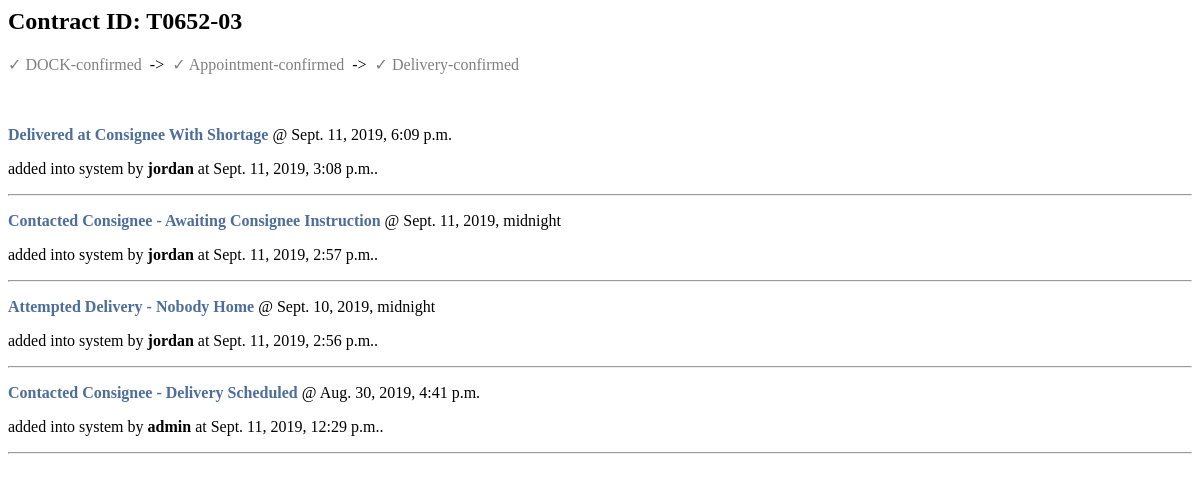
The page /contracts/1/milestones (signed in) on the database as committed earlier.
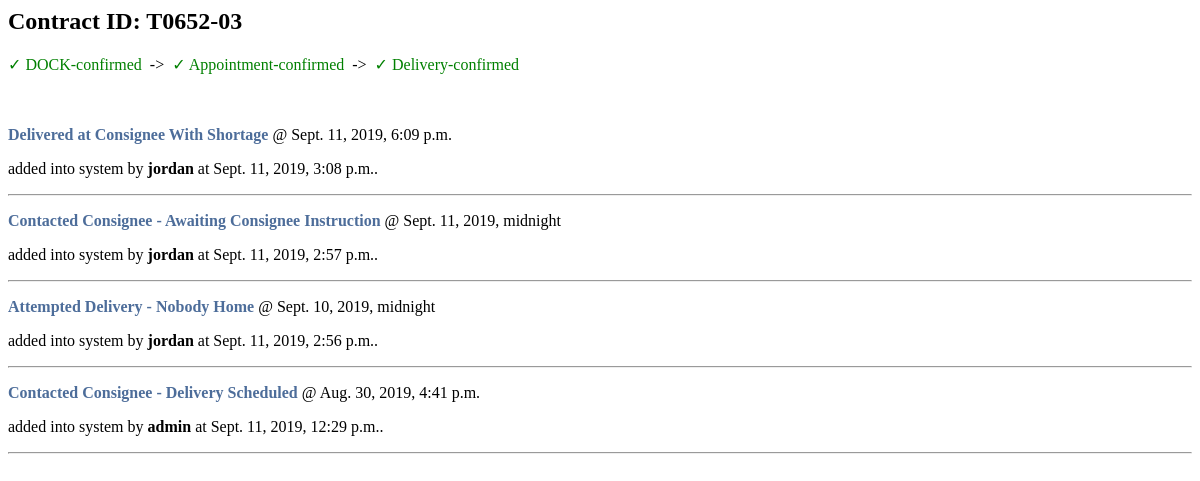
The same page on the database as committed later.
### service_providers/views.py (the view)
def milestonesView(req, contract_id):
    contract = Contract.objects.get(id=contract_id)
    try:
        contract_updates = ContractUpdate.objects.filter(
            contract_id=contract_id).order_by('-event_time')
    except ContractUpdate.DoesNotExist:
        contract_updates = None
    context = {
        'contract': contract,
        'contract_updates': contract_updates,
    }
    return render(req, 'milestones.html', context)

### service_providers/templates/milestones.html (shortened to what this page needs)
<h2>Contract ID: {{ contract.num }}</h2>
{% if contract.dock_confirmed %}
<span style="color: green;">&#10003; DOCK-confirmed</span>
{% else %}
<span style="color: grey;">&#10003; DOCK-confirmed</span>
{% endif %}
&nbsp;->&nbsp;
{% if contract.appointment_confirmed %}
<span style="color: green;">&#10003; Appointment-confirmed</span>
{% else %}
<span style="color: grey;">&#10003; Appointment-confirmed</span>
{% endif %}
&nbsp;->&nbsp;
{% if contract.delivery_confirmed %}
<span style="color: green;">&#10003; Delivery-confirmed</span>
{% else %}
<span style="color: grey;">&#10003; Delivery-confirmed</span>
{% endif %}
{% for contract_update in contract_updates %}
<p><span style="color:#4D6D9A;font-weight:bolder;">{{ contract_update.event_name }}</span> @
    {{ contract_update.event_time }}</p>
<p>added into system by <b>{{ contract_update.author }}</b> at {{ contract_update.time_added }}.</p>
<hr>
{% endfor %}

Rows that differ between the two databases and show on the page:
changed Contract: dock_confirmed False → True (drawn); appointment_confirmed False → True (drawn); delivery_confirmed False → True (drawn)
